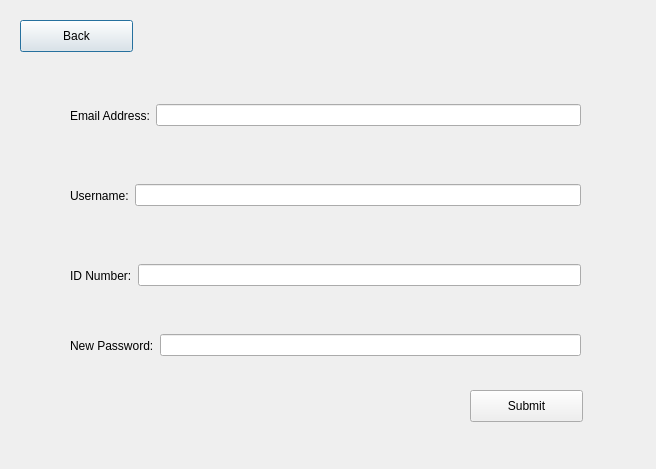
<?xml version="1.0" encoding="UTF-8"?>
<ui version="4.0">
 <class>forgotPassword</class>
 <widget class="QDialog" name="forgotPassword">
  <property name="geometry">
   <rect>
    <x>0</x>
    <y>0</y>
    <width>656</width>
    <height>469</height>
   </rect>
  </property>
  <property name="windowTitle">
   <string>Dialog</string>
  </property>
  <widget class="QPushButton" name="pushButton_BACK">
   <property name="geometry">
    <rect>
     <x>20</x>
     <y>20</y>
     <width>113</width>
     <height>32</height>
    </rect>
   </property>
   <property name="text">
    <string>Back</string>
   </property>
  </widget>
  <widget class="QWidget" name="horizontalLayoutWidget">
   <property name="geometry">
    <rect>
     <x>70</x>
     <y>90</y>
     <width>511</width>
     <height>51</height>
    </rect>
   </property>
   <layout class="QHBoxLayout" name="horizontalLayout">
    <item>
     <widget class="QLabel" name="label">
      <property name="text">
       <string>Email Address:</string>
      </property>
     </widget>
    </item>
    <item>
     <widget class="QLineEdit" name="lineEdit_EMAIL"/>
    </item>
   </layout>
  </widget>
  <widget class="QWidget" name="horizontalLayoutWidget_2">
   <property name="geometry">
    <rect>
     <x>70</x>
     <y>170</y>
     <width>511</width>
     <height>51</height>
    </rect>
   </property>
   <layout class="QHBoxLayout" name="horizontalLayout_2">
    <item>
     <widget class="QLabel" name="label_2">
      <property name="text">
       <string>Username:</string>
      </property>
     </widget>
    </item>
    <item>
     <widget class="QLineEdit" name="lineEdit_USERNAME"/>
    </item>
   </layout>
  </widget>
  <widget class="QWidget" name="horizontalLayoutWidget_3">
   <property name="geometry">
    <rect>
     <x>70</x>
     <y>250</y>
     <width>511</width>
     <height>51</height>
    </rect>
   </property>
   <layout class="QHBoxLayout" name="horizontalLayout_3">
    <item>
     <widget class="QLabel" name="label_3">
      <property name="text">
       <string>ID Number:</string>
      </property>
     </widget>
    </item>
    <item>
     <widget class="QLineEdit" name="lineEdit_ID"/>
    </item>
   </layout>
  </widget>
  <widget class="QPushButton" name="pushButton_SUBMIT">
   <property name="geometry">
    <rect>
     <x>470</x>
     <y>390</y>
     <width>113</width>
     <height>32</height>
    </rect>
   </property>
   <property name="text">
    <string>Submit</string>
   </property>
  </widget>
  <widget class="QWidget" name="horizontalLayoutWidget_4">
   <property name="geometry">
    <rect>
     <x>70</x>
     <y>320</y>
     <width>511</width>
     <height>51</height>
    </rect>
   </property>
   <layout class="QHBoxLayout" name="horizontalLayout_4">
    <item>
     <widget class="QLabel" name="label_4">
      <property name="text">
       <string>New Password:</string>
      </property>
     </widget>
    </item>
    <item>
     <widget class="QLineEdit" name="lineEdit_PASSWORD"/>
    </item>
   </layout>
  </widget>
 </widget>
 <resources/>
 <connections/>
</ui>
